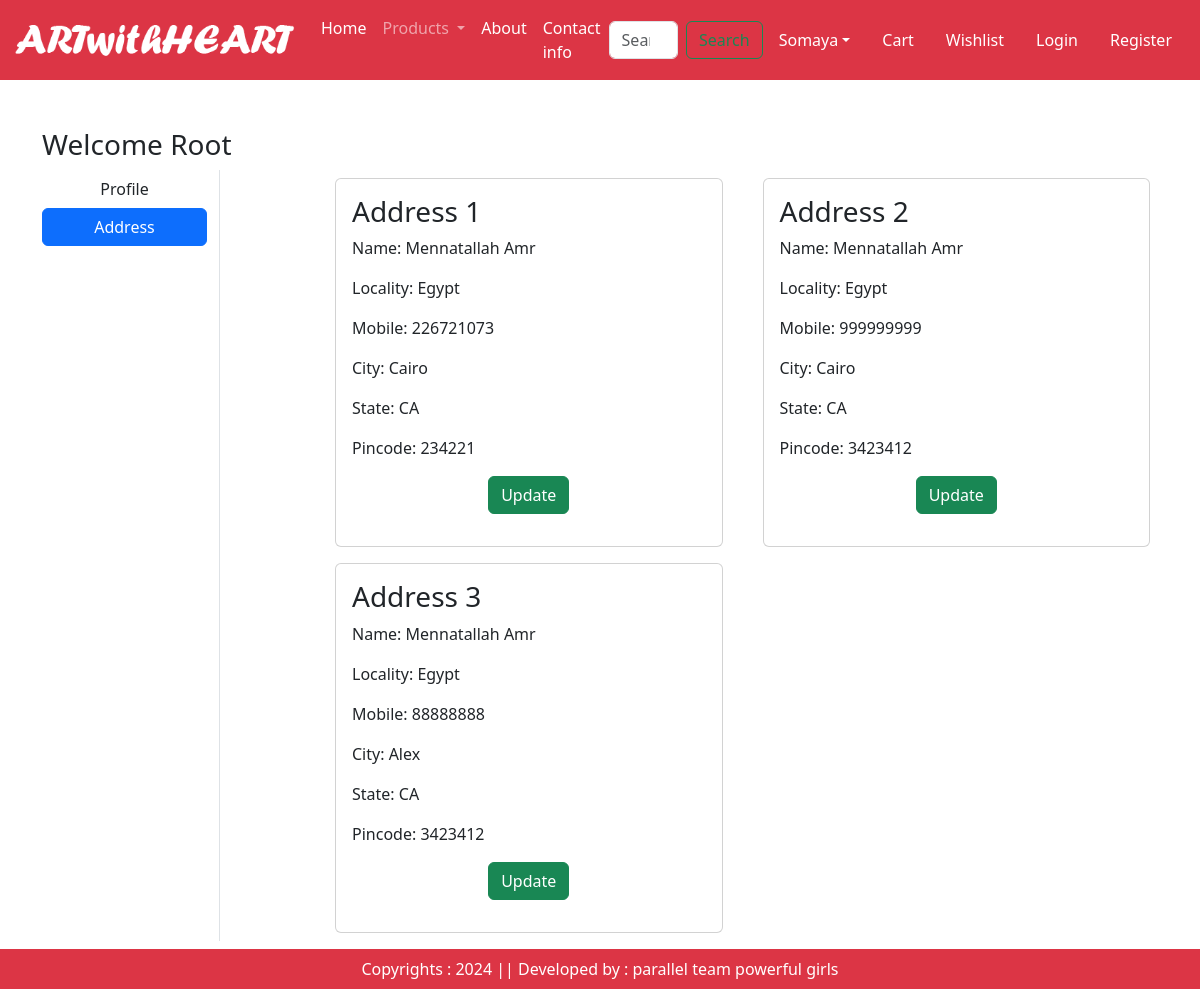
The page /address/ (signed in) on the database its author committed.
### app/models.py (models this page shows, shortened)
class Customer(models.Model):
    user = models.ForeignKey(User,on_delete=models.CASCADE)
    name = models.CharField(max_length=200)
    locality = models.CharField(max_length=200)
    city = models.CharField(max_length=50)
    mobile = models.IntegerField(default=0)
    zipcode = models.IntegerField()
    state = models.CharField(choices=STATE_CHOICES,max_length=100)

### app/views.py (the view)
# urls.py: path('address/', views.address, name='address'),
def address(request):
    add= Customer.objects.filter(user=request.user)
    return render(request, 'app/address.html',locals())

### app/templates/app/address.html (shortened to what this page needs)
{% extends 'app/base.html' %}
{% load static %}
{% block main-content %}
<div class="container my-5">
    <div class="row">
        <h3>Welcome <span class="text-capitalize">{{request.user}}</span></h3>
        <div class="col-sm-2 border-end">
            <ul class="list-unstyled">
            <li class="d-grid"><a href="{% url 'profile' %}" class="btn">Profile</a></li>
            <li class="d-grid"><a href="{% url 'address' %}" class="btn btn-primary">Address</a></li>
            </ul>
        </div>
        <div class="col-sm-9 offset-sm-1">
            <div class="row">
                {% for ad in add %}
                <div class="col-sm-6">
                    <div class="card m-2">
                    <div class="card-body">
                        <h3>Address {{forloop.counter}}</h3>
                        <p>Name: {{ad.name}}</p>
                        <p>Locality: {{ad.locality}}</p>
                        <p>Mobile: {{ad.mobile}}</p>
                        <p>City: {{ad.city}}</p>
                        <p>State: {{ad.state}}</p>
                        <p>Pincode: {{ad.zipcode}}</p>
                        <p class="text-center"><a href="{% url 'updateAddress' pk=ad.id %}" type="button" class="btn btn-success">Update</a></p>
                    </div>
                    </div>
                </div>
                {% endfor %}
            </div>
        </div>
    </div>
</div>
{% endblock main-content %}

### rows shown on the page
Customer: name "Mennatallah Amr", locality "Egypt", mobile "226721073", city "Cairo", state "CA", zipcode "234221"
Customer: name "Mennatallah Amr", locality "Egypt", mobile "999999999", city "Cairo", state "CA", zipcode "3423412"
Customer: name "Mennatallah Amr", locality "Egypt", mobile "88888888", city "Alex", state "CA", zipcode "3423412"

### other values the page prints
{{ request.user }} "Root"
